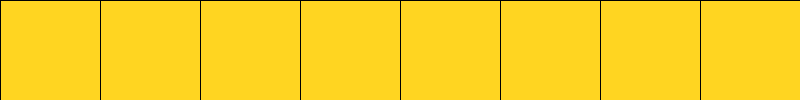
Frame 1 (no input)
Frame 60 (the mouse pressed at the canvas centre just before this capture): identical to frame 1, image omitted
Frame 120 (the mouse held since frame 60 and released just before this capture): identical to frame 1, image omitted

The Processing sketch that drew this single still picture (run headless with seeded random() and noise(); from frame 60 on, the mouse is pressed at the canvas centre):

// Processing sketch: week03_2
// ── week03_2.pde
//week03-2 好玩的程式設計 Processing 結合 for()+if()
//Ctrl+N開新的程式視窗
void setup() {
  size(800, 100);
}
void draw() {
  background(#FFD152); //用Tool-色彩選擇器 挑色彩
  for (int x = 0; x < 800; x += 100) { //x: 0 100 200 ...
    if (x < mouseX && mouseX < x + 100)
      fill(0, 255, 0);
    else
    fill(#FFD521); //依照mouseX的位置,決定色彩
    rect(x, 0, 100, 100);
  }
}
